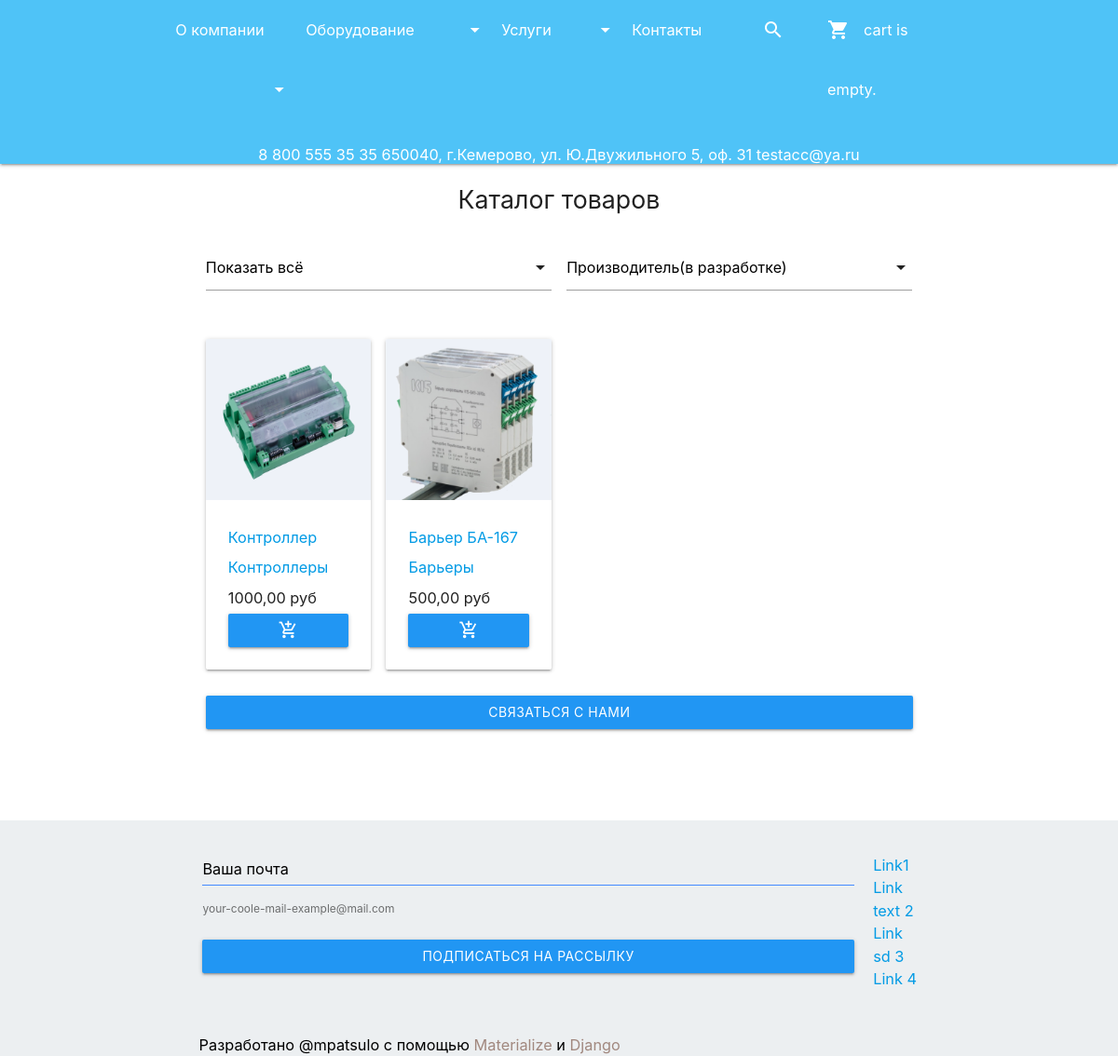
Page /catalog/all/ on the committed database.
### maincontent/models.py (models this page shows, shortened)
class Product(models.Model):
    title = models.CharField(max_length=30)
    text = models.TextField(max_length=300)
    picture = models.ImageField(upload_to=image_folder)
    category = models.ForeignKey(Category, to_field='name', on_delete=models.CASCADE)
    brand = models.ForeignKey(Brand, on_delete=models.CASCADE)
    cost = models.DecimalField(max_digits=9, decimal_places=2,default = 0.00)
    available = models.BooleanField(default = True)
    slug = models.SlugField()
    class Meta:
        verbose_name ='продукцию'
        verbose_name_plural ='3.Продукция'
    def get_absolute_url(self):
        return reverse('product', kwargs = {'product_slug':self.slug})

class Category(models.Model):
    name = models.CharField(max_length=30, unique = True)
    slug = models.SlugField()
    class Meta:
        verbose_name ='категорию'
        verbose_name_plural ='1.Категории продукции'
    def __str__(self):
        return self.name

### maincontent/views.py (the view, shortened to what this page needs)
# urls.py: path('catalog/<q>/',catalog_products, name = 'catalog'),
def catalog_products(request,q):
    cart = Cart(request)
    if(q == "all"):
        categories = Category.objects.all()
        products = Product.objects.all()
        context = {
        'categories':categories,
        'products':products,
        'cart':cart}
        return render(request,'catalog.html',context)

### ecommerce/cart.py (called while the page is built)
    def __len__(self):
        return sum(item['quantity'] for item in self.cart.values())

### maincontent/templates/catalog.html (shortened to what this page needs)
{% extends "index-centred.html" %}
{% load static %}
  {% block maincontent %}
    <article id="production" class="content white">
      <div><h5 class="centerd-text"> Каталог товаров</h5></div>
      <section class="content">
        <div  id="filters" class="row">
          <div class="input-field col s6">
          </div>
          <div class="input-field col s6">
          </div>
        </div>
        <div class="row">
          {% for product in products %}
            <div class="col m3 l3 s6">
              <div class="card small">
                  <div class="card-image waves-effect waves-block waves-light">
                      <img class="activator" src="{{Media}}{{product.picture.url}}">
                  </div>
                  <div class="card-content">
                      <p><a href="{{product.get_absolute_url}}">{{product.title}}</a></p>
                      <p><a href="#">{{product.category}}</a></p>
                      <p>{{product.cost}} руб</p>
                      <p><a href="{%url 'add' product_slug=product.slug %}" class="btn blue col s12"> <i class="material-icons">add_shopping_cart</i></a></p>
                  </div>
              </div>
            </div>
            {% endfor %}
        </div>
            <a class="blue btn modal-trigger  col s12" href="#modal1" style="width: 98%; margin-left: 0.5rem;">Связаться с нами</a>
          </section>
      <br>
    </article>
    <br>
{% endblock maincontent %}

### maincontent/templates/index-centred.html (shortened to what this page needs)
<!DOCTYPE html>
<html lang="en">
<head>
  {% load static %}
  <link href="{% static 'materialize/css/materialize.css'%}"  type="text/css" rel="stylesheet" media="screen,projection"/>
  <link href="{% static 'materialize/css/style.css'%}" type="text/css" rel="stylesheet" media="screen,projection"/>
</head>
<body class="white">
  {% block header %}
  <header>
    <nav class="light-blue lighten-2 nav-extended" role="navigation">
      <div class="nav-wrapper container w" style="margin: 0 auto; padding: auto;">
        <ul class=" hide-on-med-and-down row">
          <li class=" col l2 s0 h4" > <a class="dropdown-trigger white-text" href="/index" data-target="company" href="#">О компании <i class="material-icons right">arrow_drop_down</i></a></li>
          <li class=" col l3"><a class="dropdown-trigger white-text" href="/catalog/all/" data-target="catalog" href="#">Оборудование<i class="material-icons right">arrow_drop_down</i></a></li>
          <li class=" col l2"><a class="dropdown-trigger white-text" href="/service" data-target="services">Услуги<i class="material-icons right">arrow_drop_down</i></a></li>
          <li class=" col l2"><a class="white-text" href="/contacts"> Контакты</a></li>
          <li class="col l1"> <a href="#search" class="modal-trigger white-text"> <i class="large material-icons ">search</i></a></li>
          <li class="col l2" ><a href="/cart" class="white-text" class=""><i class=" large material-icons left">shopping_cart</i></a>
            {% with total_items=cart|length %}
            {% if cart|length > 0 %}
                <a href="/cart" class="white-text">
                    {{ cart.get_total_price }} руб
                </a>
            {% else %}cart is empty.
            {% endif %}
        {% endwith %}
          </li>
        </ul>
      </div>
      <div class="nav-content light-blue lighten-2">
        <div class="centerd-text">8 800 555 35 35 650040, г.Кемерово, ул. Ю.Двужильного 5, оф. 31 testacc@ya.ru </div>
      </div>
    </nav>
  </header>
  {% endblock header %}
  <main id="mainpage" class="container">
    {% block maincontent %}{% endblock maincontent %}
</main>
{% block footer %}
<footer class="page-footer blue-grey lighten-5">
  <div id="subscribe" class="container" style="margin: 0 auto;">
    <div class="row " style="margin-left: 3%; margin-right: 3%;">
        <div class="col l11 s12">
          <div class="">
            <form class=" col s12" action="
            javascript:location.href = 'https://patsulo.pythonanywhere.com/subscribe/'+ email_inline.value
            ">
              <div class="row">
                <div class=" input-field inline col s12" >
                  <input id="email_inline" type="email" required="true" class="validate">
                  <label for="email_inline">Ваша почта</label>
                  <span class="helper-text" data-error="неверно" data-success="верно">your-coole-mail-example@mail.com</span></div>
                <div class="col s12"> <button type="submit" class="col blue btn s12" >Подписаться на рассылку</button></div>
              </div>
            </form>
          </div>
        </div>
       <div class="col l1 s12">
        <ul>
          <li class=""><a class="" href="#!">Link1</a></li>
          <li><a class="" href="#!">Link text 2</a></li>
          <li><a class="" href="#!">Link sd 3</a></li>
          <li><a class="" href="#!">Link 4</a></li>
        </ul>
      </div>
      </div>
    </div>
<div class="blue-grey lighten-5 container" style="margin: 0 auto;">
  <div class=" black-text"  style="margin-left: 4%; margin-right: 4%;" >
  Разработано @mpatsulo с помощью
  <a class="brown-text text-lighten-2" href="http://materializecss.com">Materialize</a>
  и <a class="brown-text text-lighten-2" href="http://materializecss.com">Django</a>
  </div>
</footer>
{% endblock footer %}
  </body>
</html>

### rows in the picture
Product: picture (picture), title "Контроллер", category "Контроллеры", cost "1000,00"
Product: picture (picture), title "Барьер БА-167", category "Барьеры", cost "500,00"
